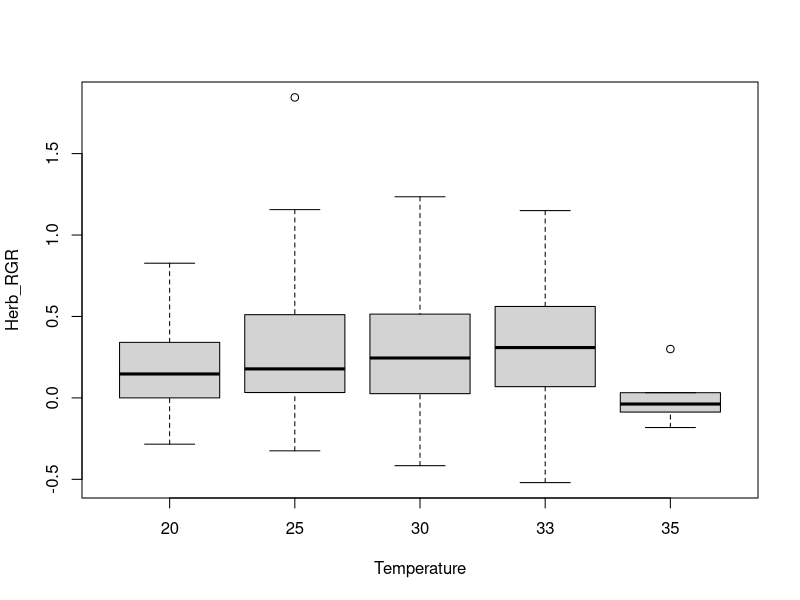
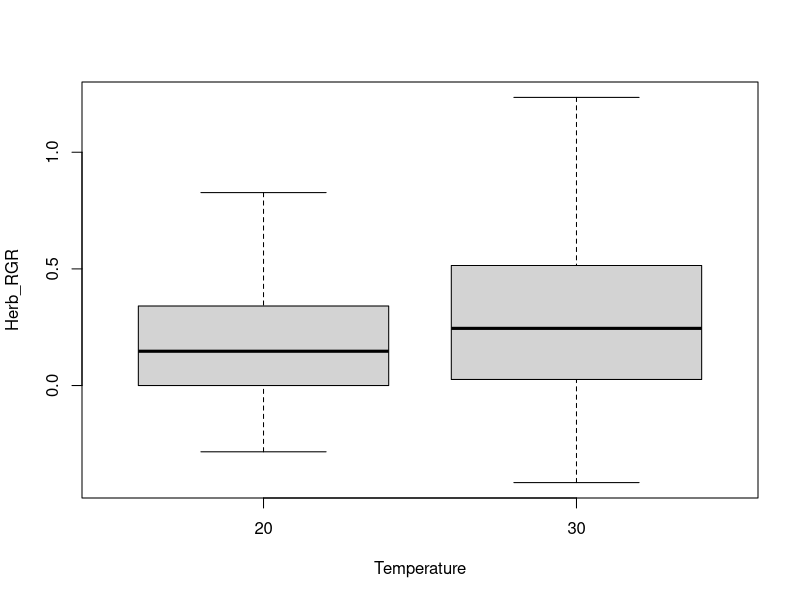
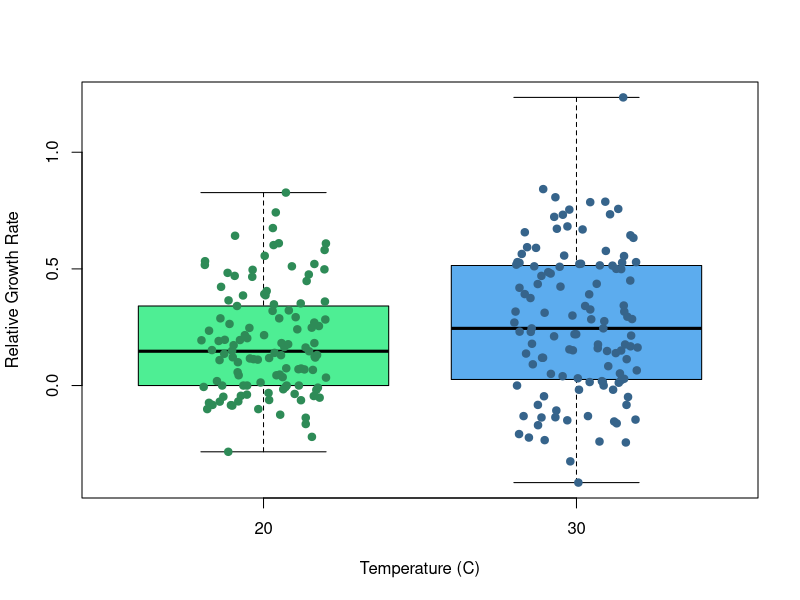
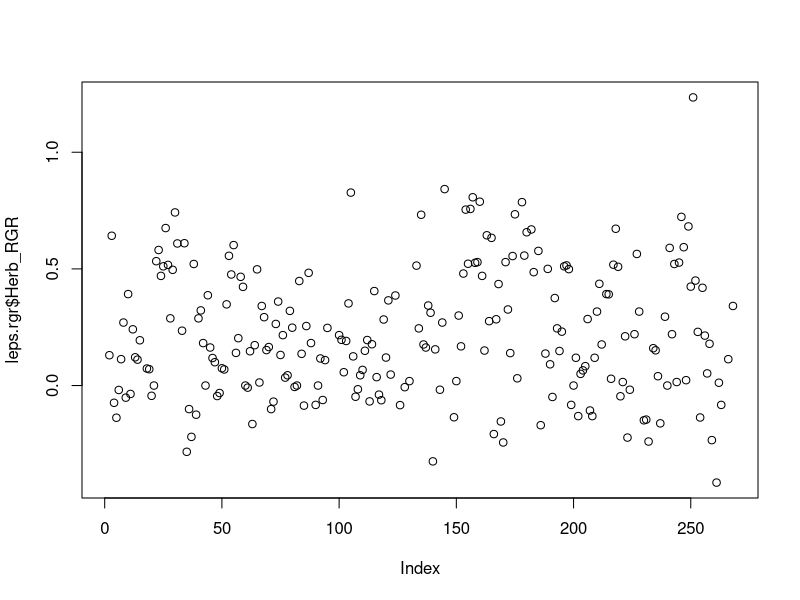
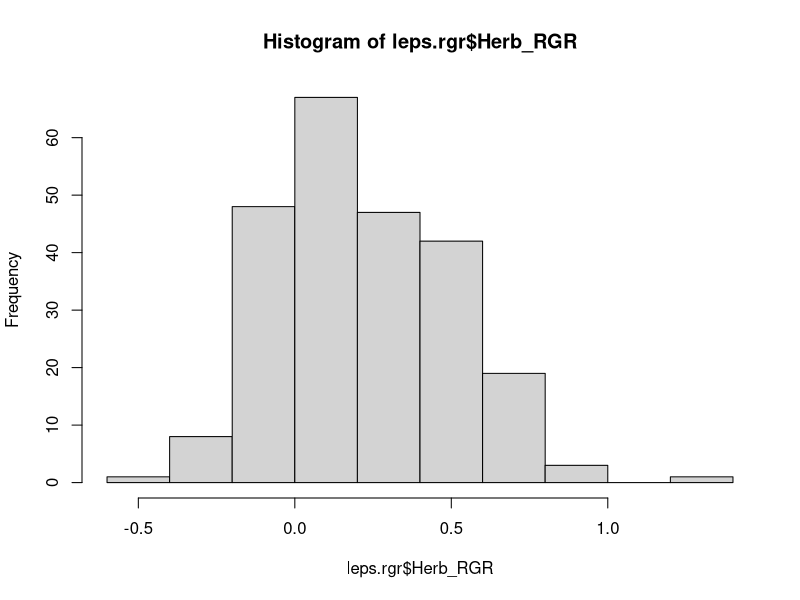
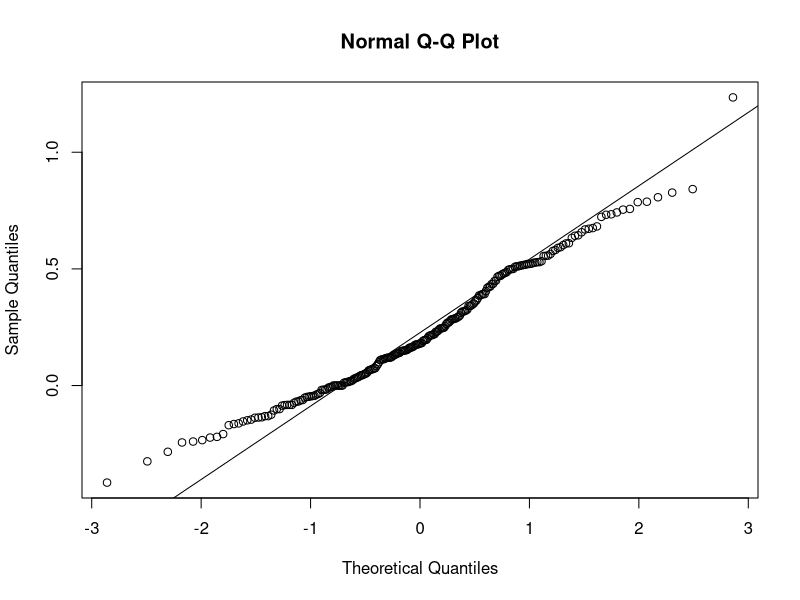
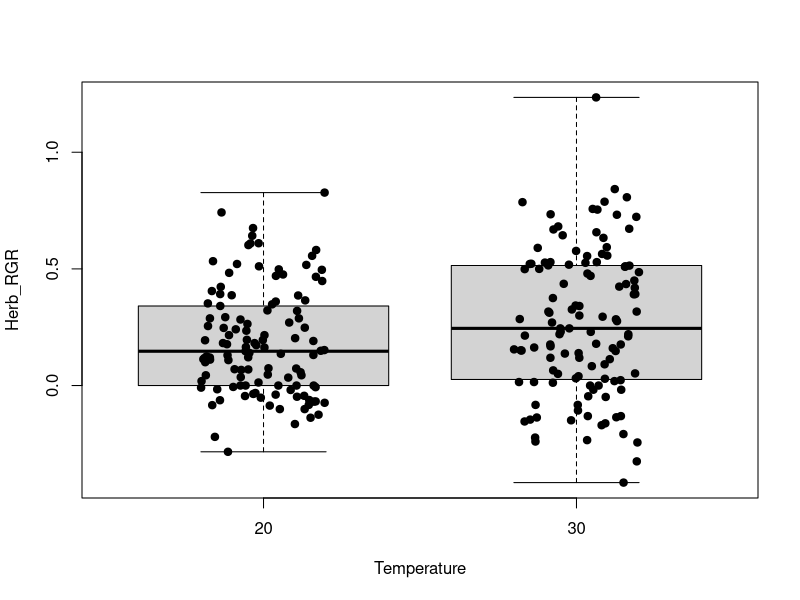
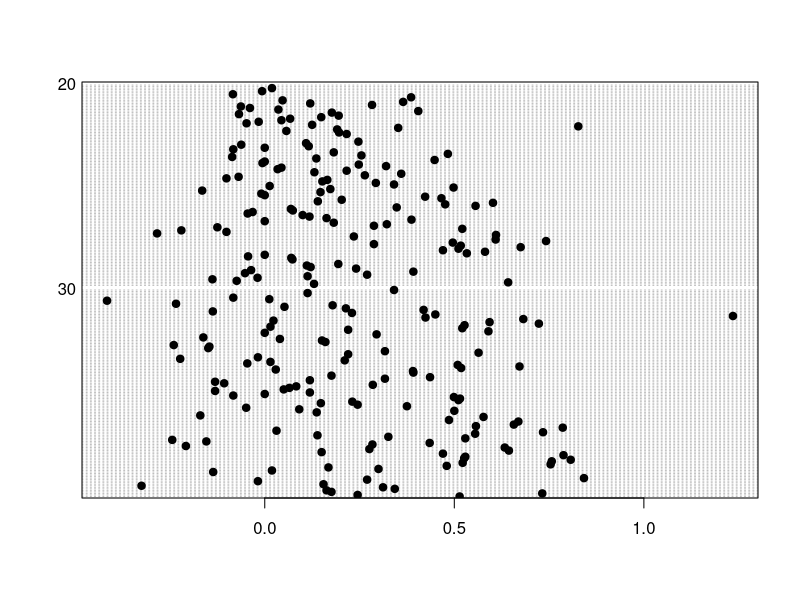

R code for these plots, in order:
############################################################################
# 
# ENT6707 Entomological Techniques and Data Analysis
#
# t-test example
#
# Lemoine, Nathan P.; Burkepile, Deron E.; Parker, John D. (2015).
# Data from: Variable effects of temperature on insect herbivory [Dataset].
# Dryad. https://doi.org/10.5061/dryad.9fd75
#
# Lemoine NP, Burkepile DE, Parker JD. 2014.
# Variable effects of temperature on insect herbivory.
# PeerJ 2:e376 https://doi.org/10.7717/peerj.376
#
############################################################################

# We are going to use a data set deposited on dryad to run some example t-tests
# The citation for the article and data are above

# Study looks at the effects of temperature on herbivory rates of different
# insect species using no-choice bioassays. Insects were placed singly in a rearing
# cup and then randomly assigned to one of four temperatures (20, 25, 30, and 35 C).
# Consumption of plant material was assessed after 24 hrs

# Load the data
herb <- read.csv("./week5/t-test_example/Feeding_Assays.csv")

nrow(herb)
str(herb)
head(herb)  
tail(herb)  

summary(herb)

# how many insect orders in the data set?
herb$Herb_Order <- as.factor(herb$Herb_Order)
levels(herb$Herb_Order)

# how many temperatures were measured in the bioassays?
herb$Temperature <- as.factor(herb$Temperature)
levels(herb$Temperature)

str(herb)
summary(herb)

# for the purposes of this example, we will compare relative growth rate of
# Lepidoptera among two temperatures, 20 C and 30 C
# SO, we need to subset the data

library(tidyverse)

# pull out data from Lepidoptera only
leps <- herb %>% filter(Herb_Order == "Lepidoptera") %>% droplevels()
levels(leps$Herb_Order)
boxplot(Herb_RGR ~ Temperature, data = leps)
summary(leps)
# relative growth rate (RGR) is growth rate relative to size. A rate of growth per unit time,
# as a proportion of its size at that moment in time.


# now let's subset the data again to pull out data associated with 20 and 30 C treatments
t20 <- leps[which(leps$Temperature == "20"),]
t30 <- leps[which(leps$Temperature == "30"),]

leps.rgr <- rbind(t20, t30)
summary(leps.rgr)
leps.rgr <- droplevels(leps.rgr)
boxplot(Herb_RGR ~ Temperature, data = leps.rgr)


boxplot(Herb_RGR ~ Temperature, data = leps.rgr, col = c("seagreen2", "steelblue2"),
        ylab = "Relative Growth Rate", xlab = "Temperature (C)")
stripchart(Herb_RGR ~ Temperature, data = leps.rgr, pch = 19, add = TRUE,
           vertical = TRUE, method = "jitter", jitter = 0.2,
           col = c("seagreen4", "steelblue4"))


#### Checking assumptions: 1. Response is continuous
plot(leps.rgr$Herb_RGR)


#### Checking assumptions: 2. Data are independent
# Since we did not collect the data from this experiment, we will have to assume this is true.
# We can review the methods of the article to support our assumption.


#### Checking assumptions: 3. Normality
hist(leps.rgr$Herb_RGR)
qqnorm(leps.rgr$Herb_RGR)
qqline(leps.rgr$Herb_RGR)

# There are formal tests to assess normality (e.g., Shapiro-Wilk Test)
# but they are usually very sensitive
shapiro.test(leps.rgr$Herb_RGR)
?shapiro.test()


#### Checking assumptions: 4. Homogeneity of variances
boxplot(Herb_RGR ~ Temperature, data = leps.rgr)
stripchart(Herb_RGR ~ Temperature, data = leps.rgr, pch = 19, add = TRUE,
           vertical = TRUE, method = "jitter", jitter = 0.2)

dotchart(leps.rgr$Herb_RGR, groups = leps.rgr$Temperature, pch = 19)
?dotchart()

# There are formal tests to assess variance as well (e.g., Levene's Test; Bartlett Test)
bartlett.test(leps.rgr$Herb_RGR ~ leps.rgr$Temperature)
?bartlett.test()

####
# What do you think? Do the data meet the assumptions of a t-test?
####


